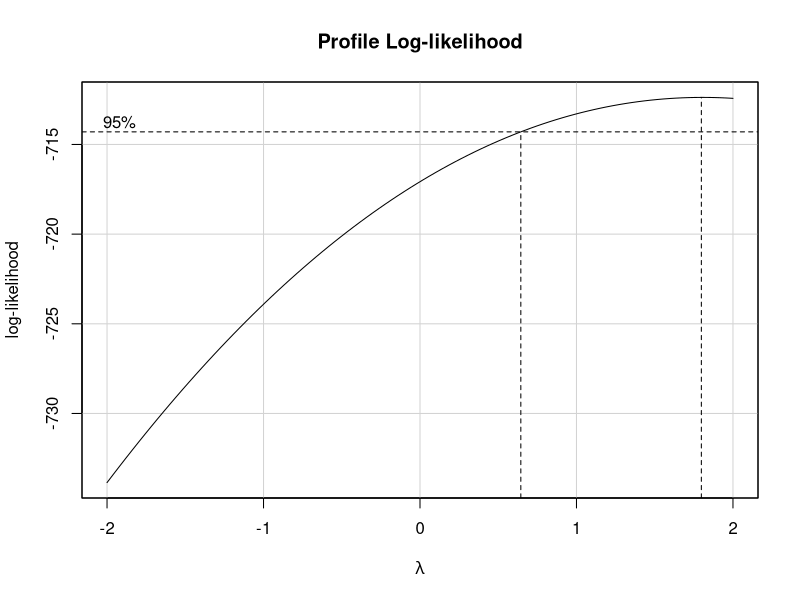
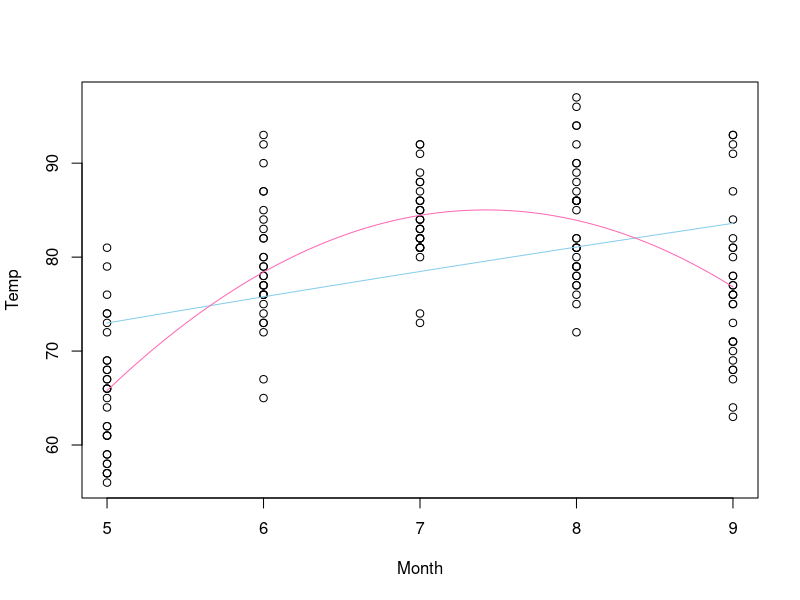
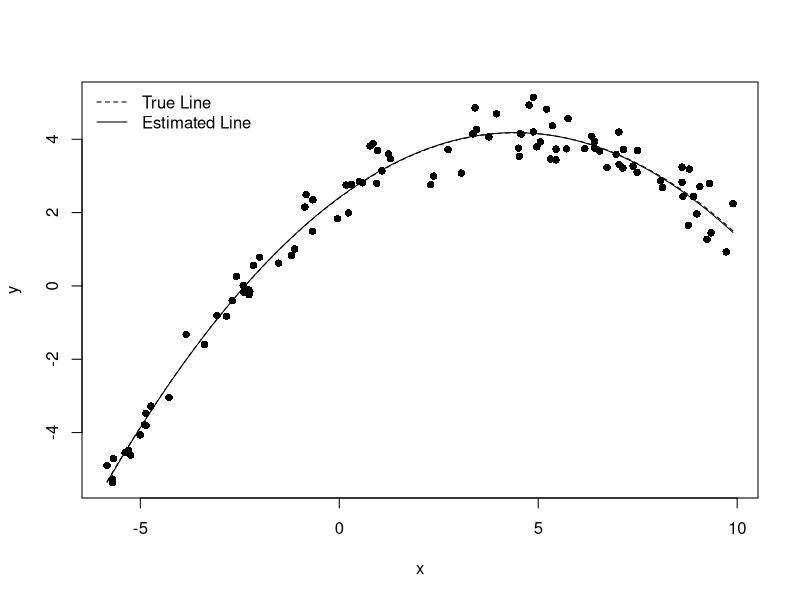
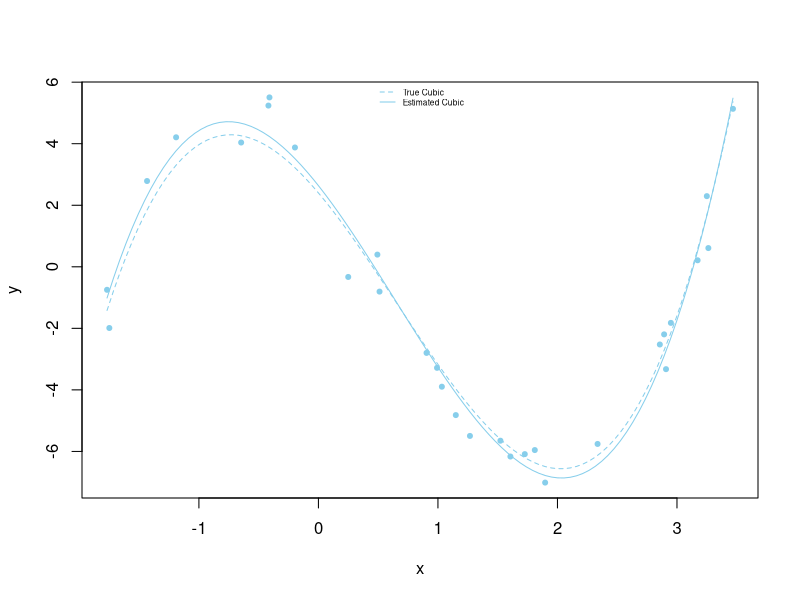
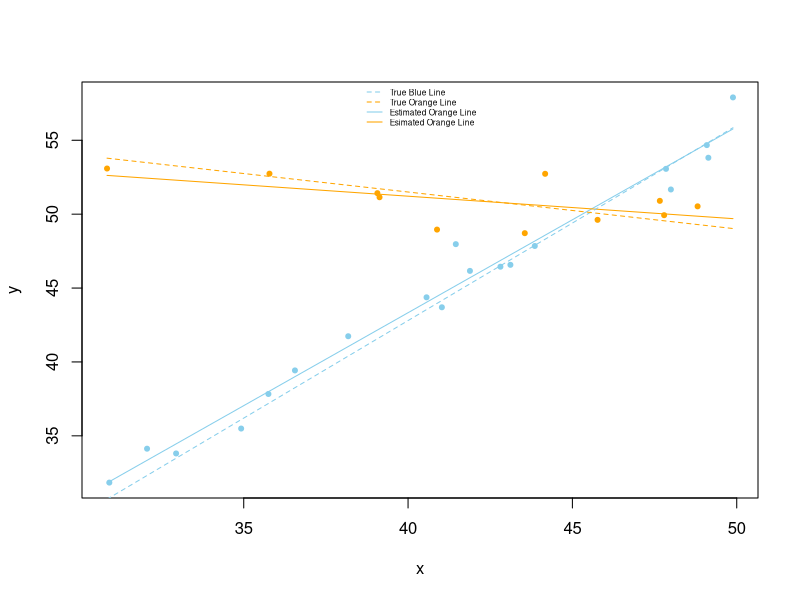

Reproduce these figures in R, in order.
## ---- chunk 1
knitr::opts_chunk$set(echo = TRUE)
library(car)
## ---- chunk 2
lm1 <- lm(Temp ~ Month, data=airquality) 

# transform
boxCox(lm1) # says square or nothing
lm2 <- lm(Temp^2 ~ Month, data=airquality)

plot(Temp ~ Month, data=airquality)
b <- coef(lm2)
curve(sqrt(b[1] + b[2]*x), add=TRUE, col="skyblue")

# model selection
lm3 <- lm(Temp ~ Month + I(Month^2), data=airquality)
b <- coef(lm3)

curve(b[1] + b[2]*x + b[3]*x^2, add=TRUE, col="hotpink")
## ---- chunk 3
# simulating the quadratic model
#2.4, 0.8, -.09 (-6,10)
#  ## Simulating Data from a Regression Model
  ## This R-chunk is meant to be played in your R Console.
  ## It allows you to explore how the various elements
  ## of the regression model combine together to "create"
  ## data and then use the data to "re-create" the line.

  set.seed(101) #Allows us to always get the same "random" sample
                #Change to a new number to get a new sample

  n <- 100 #set the sample size

  X_i <- runif(n, -6, 10) 
    #Gives n random values from a uniform distribution between 15 to 45.

  beta0 <- 2.4 #Our choice for the y-intercept. 

  beta1 <- 0.8 #Our choice for the slope. 
  
  beta2 <- -0.09

  sigma <- .46 #Our choice for the std. deviation of the error terms.


  epsilon_i <- rnorm(n, 0, sigma) 
    #Gives n random values from a normal distribution with mean = 0, st. dev. = sigma.

  Y_i <- beta0 + beta1*X_i + beta2*X_i^2 + epsilon_i 
    #Create Y using the normal error regression model

  fabData <- data.frame(y=Y_i, x=X_i) 
    #Store the data as data

  View(fabData) 
  

  #In the real world, we begin with data (like fabData) and try to recover the model that 
  # (we assume) was used to created it.

  fab.lm <- lm(y ~ x + I(x^2), data=fabData) #Fit an estimated regression model to the fabData.
  
  summary(fab.lm) #Summarize your model. 
  b <- coef(fab.lm)
  plot(y ~ x, data=fabData, pch=16) #Plot the data.

  #abline(fab.lm) #Add the estimated regression line to your plot.


  # Now for something you can't do in real life... but since we created the data...

  #abline(beta0, beta1, lty=2) 
  curve(beta0 + beta1*x + beta2*x^2, add=TRUE, lty=2)
  curve(b[1]+b[2]*x+b[3]*x^2, add=TRUE)
    #Add the true regression line to your plot using a dashed line (lty=2). 

  legend("topleft", legend=c("True Line", "Estimated Line"), lty=c(2,1), bty="n") 
    #Add a legend to your plot specifying which line is which.
## ---- chunk 4
challData <- data.frame(y=c( 62.0230141814838,65.3287607440202,63.0850996714816,64.7215795301002,63.5747270663006,53.702998209753,67.3864948748882,63.6127706891815,67.7168411573423,65.1905587130745,62.7203672543605,65.9786946907104,65.9747299777148,66.0078406427285,56.6621327894133,64.427226260792,59.6411522580869,54.7853006620191,62.5791157289376,64.2432705505488,64.6637314187692,66.0977643647167,66.1309505076381,63.2605451217536,65.8227827462007,65.2274912077561,67.8282521078083,65.7658686316158,62.295434407344,57.8409797705986 ),  x=c( 2.0260852817446,9.03627189621329,3.7256769053638,10.362243656069,11.1665419801138,-1.36220900854096,5.39347683265805,10.4938666215166,5.72009020252153,4.39260629424825,11.3956668348983,4.34667818667367,7.48598889634013,6.01686762738973,-0.559054442681372,10.5975495856255,1.44522828096524,-1.41116653056815,2.59089006995782,11.3630510880612,10.4535504248925,7.69924768619239,6.96709539275616,11.9197768727317,7.1798811876215,7.91942655434832,5.61692434595898,6.31798828626052,2.04823632212356,0.0595910623669624 ), x2=c( 1,0,1,0,0,1,1,0,1,1,0,1,0,0,1,0,1,1,1,0,0,0,0,0,0,0,1,0,1,1 ))

View(challData)



## ---- chunk 5
# simulating the cubic
# 2.4, -4.6, -2, 1
#  ## Simulating Data from a Regression Model
  ## This R-chunk is meant to be played in your R Console.
  ## It allows you to explore how the various elements
  ## of the regression model combine together to "create"
  ## data and then use the data to "re-create" the line.

  set.seed(123) #Allows us to always get the same "random" sample
                #Change to a new number to get a new sample

  n <- 30 #set the sample size

  X_i <- runif(n, -2, 3.5) 
    #Gives n random values from a uniform distribution between 15 to 45.

  beta0 <- 2.4 #Our choice for the y-intercept. 

  beta1 <- -4.6 #Our choice for the slope. 
  
  beta2 <- -2
  
  beta3 <- 1.03

  sigma <- .75 #Our choice for the std. deviation of the error terms.


  epsilon_i <- rnorm(n, 0, sigma) 
    #Gives n random values from a normal distribution with mean = 0, st. dev. = sigma.

  Y_i <- beta0 + beta1*X_i + beta2*X_i^2 + beta3*X_i^3 + epsilon_i 
    #Create Y using the normal error regression model

  fabData <- data.frame(y=Y_i, x=X_i) 
    #Store the data as data

  View(fabData) 
  

  #In the real world, we begin with data (like fabData) and try to recover the model that 
  # (we assume) was used to created it.

  #Fit an estimated regression model to the fabData.
  fab.lm <- lm(y ~ x + I(x^2) + I(x^3), data=fabData) 
  
  summary(fab.lm) #Summarize your model. 
  b <- coef(fab.lm)
  plot(y ~ x, data=fabData, pch=20, col="skyblue") #Plot the data.

  #abline(fab.lm) #Add the estimated regression line to your plot.
  curve(b[1] + b[2]*x + b[3]*x^2 + b[4]*x^3, add=TRUE, col="skyblue")

  # Now for something you can't do in real life... but since we created the data...

  #abline(beta0, beta1, lty=2)
  #Add the true regression line to your plot using a dashed line (lty=2).  
  curve(beta0 + beta1*x + beta2*x^2 +  beta3*x^3, add=TRUE, col="skyblue", lty=2)

  legend("top", legend=c("True Cubic", "Estimated Cubic"), lty=c(2,1), bty="n",
         col="skyblue", cex=0.5) 

## ---- chunk 6
# 2 lines plot
# solid -9, 1.28, 58, -.2
# dotted -10, 1.32, 61.5, -.25
#  ## Simulating Data from a Regression Model
  ## This R-chunk is meant to be played in your R Console.
  ## It allows you to explore how the various elements
  ## of the regression model combine together to "create"
  ## data and then use the data to "re-create" the line.

  set.seed(123) #Allows us to always get the same "random" sample
                #Change to a new number to get a new sample

  n <- 30 #set the sample size

  X_i <- runif(n, 30, 50) 
    #Gives n random values from a uniform distribution between 15 to 45.
  X_2i <- sample(c(0,1), n, replace=TRUE) #on/off switch

  beta0 <- -10   #Our choice for the y-intercept. 

  beta1 <-  1.32 #Our choice for the slope. 
  
  beta2 <-  71.5 #Change in intercept
  
  beta3 <- -1.57 #Change in slope

  sigma <- 1.5 #Our choice for the std. deviation of the error terms.


  epsilon_i <- rnorm(n, 0, sigma) 
    #Gives n random values from a normal distribution with mean = 0, st. dev. = sigma.

  Y_i <- beta0 + beta1*X_i + beta2*X_2i + beta3*X_i*X_2i + epsilon_i  
    #Create Y using the normal error regression model

  fabData <- data.frame(y=Y_i, x=X_i, x2=X_2i)  
    #Store the data as data

  View(fabData) 
  

  #In the real world, we begin with data (like fabData) and try to recover the model that 
  # (we assume) was used to created it.

  #Fit an estimated regression model to the fabData.
  fab.lm <- lm(y ~ x + x2 + x:x2, data=fabData) 
  summary(fab.lm) #Summarize your model. 
  b <- coef(fab.lm)


  #abline(fab.lm) #Add the estimated regression line to your plot.
  colors <- c("skyblue", "orange")
  plot(y ~ x, data=fabData, col=colors[as.factor(x2)], pch=20) #Plot the data.

  #Add the estimated regression lines.
  x2 = 0
  curve(b[1] + b[2]*x + b[3]*x2 + b[4]*x*x2, add=TRUE, col=colors[1])
  x2 = 1
  curve(b[1] + b[2]*x + b[3]*x2 + b[4]*x*x2, add=TRUE, col=colors[2])
    

  
  # Now for something you can't do in real life... but since we created the data...
  # abline(beta0, beta1, lty=2) 
  #Add the true regression line to your plot using a dashed line (lty=2). 
  x2=0
  curve(beta0 + beta1*x + beta2*x2 +beta3*x*x2, add=TRUE, col=colors[1], lty=2)
  x2=1
  curve(beta0 + beta1*x + beta2*x2 +beta3*x*x2, add=TRUE, col=colors[2], lty=2)
  
  #Add a legend to your plot specifying which line is which.
  legend("top", legend=c("True Blue Line", "True Orange Line",
                        "Estimated Orange Line", "Esimated Orange Line"), lty=c(2,2,1,1),
        col=colors, bty="n", cex=0.5) 
